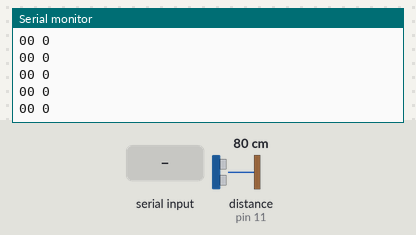
A sketch run on a simulated Arduino Uno, built with avr-gcc and run on an emulated ATmega328P. Parts: the last lines printed to the serial monitor. Wiring (inferred from the names in the program): ultrasonic range finder: trigger pin 12; echo pin 11. The test bench sets the inputs (shaded band); at power-on: distance to the obstacle (sensor on pin 11) 80 cm. The echo pulse lasts 58.3 µs per cm.

Above: at 1.2 s.
1.3 s: distance to the obstacle (sensor on pin 11) set to 2 cm
At 2.2 s:
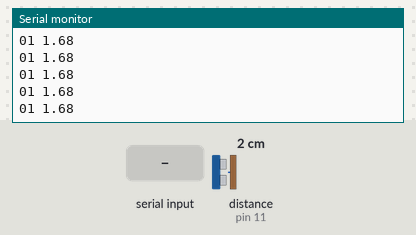
4.3 s: byte 30 received over Serial
At 5.3 s:
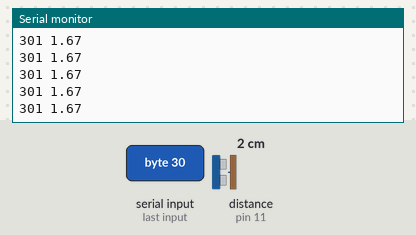
5.8 s: byte 90 received over Serial
At 6.9 s:
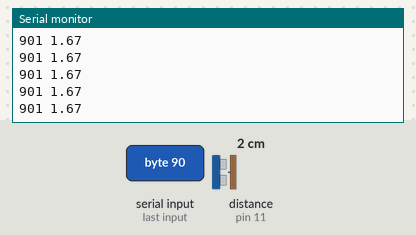
7.3 s: distance to the obstacle (sensor on pin 11) set to 4 cm
At 8.3 s:
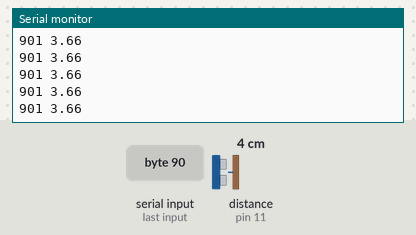
Timing chart, 0 to 10.3 s (numbered marks = the images above; inputs shaded):
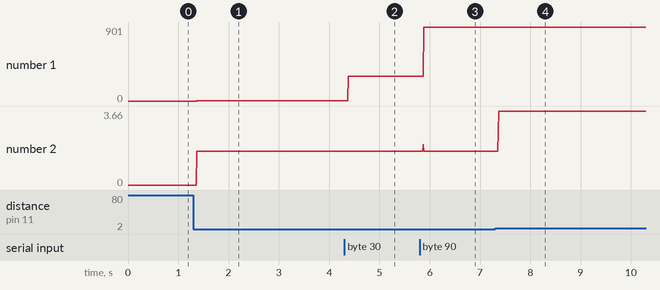

Measured:
- after the input at 1.3 s, the serial monitor: prints a new line after 0.07 s (image 1)
- after the input at 4.3 s, the serial monitor: prints a new line after 0.08 s (image 2)
- after the input at 5.8 s, the serial monitor: prints a new line after 0.07 s (image 3)
- after the input at 7.3 s, the serial monitor: prints a new line after 0.07 s (image 4)
- plotted number 1: 0 → 1 after the input at 1.3 s, 1 → 301 after the input at 4.3 s, 301 → 901 after the input at 5.8 s
- plotted number 2: 0 → 1.68 after the input at 1.3 s, 1.67 → 3.66 after the input at 7.3 s

The sketch:

dalnomer.ino
```cpp
#define PIN_TRIG 12
#define PIN_ECHO 11
int value;

double TimeOfImpulse, DistanceToObject;
void setup() {
  Serial.begin (9600);
  pinMode(PIN_TRIG, OUTPUT);
  pinMode(PIN_ECHO, INPUT);
}

void loop() {
  digitalWrite(PIN_TRIG, LOW);
  delayMicroseconds(5);
  digitalWrite(PIN_TRIG, HIGH);
  delayMicroseconds(10);
  digitalWrite(PIN_TRIG, LOW);

  TimeOfImpulse = pulseIn(PIN_ECHO, HIGH);
  DistanceToObject = TimeOfImpulse * 0.034 / 2;

  if (Serial.available() > 0)
  {
    value = Serial.read();
  }

  if (DistanceToObject <= 10)
  {
    Serial.print(1);
    Serial.print(" ");
    Serial.print(DistanceToObject);
    Serial.println(" ");
    Serial.print(value);
  }
  else
  {
    Serial.print(0);
    Serial.print(" ");
    Serial.print(0);
    Serial.println(" ");
    Serial.print(value);
  }
  delay(1);
}
```
